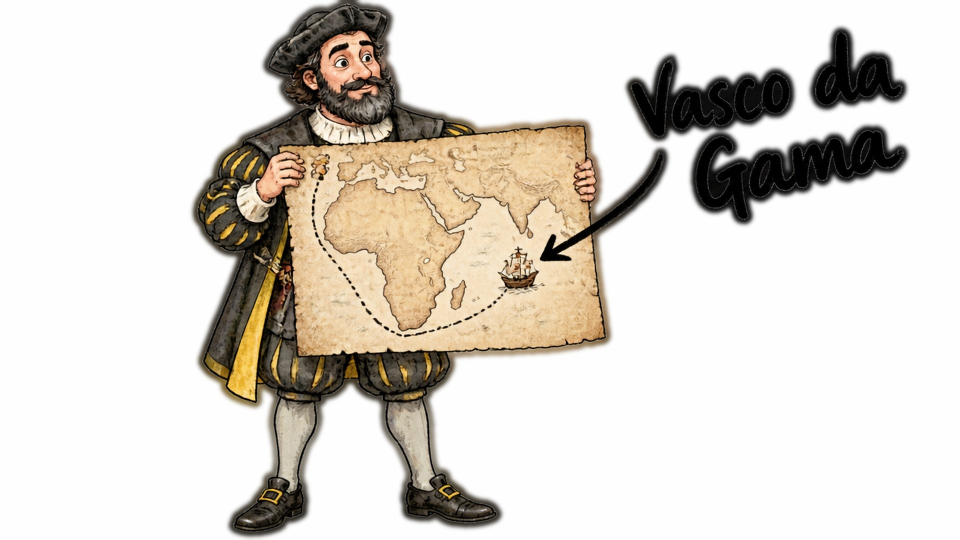
#> input picture channel/diseases/scurvy_ketchup/old_f/c05.jpg, 1920 x 1080 px, given in place of b17.png, which was not available (shown at 1/2 size)
$ python fix_composite.py
#> lines starting #> are read from the running program, lines starting #| are printed output that depends on the picture
"""Final-QA fix: frames regenerated on dark backgrounds -> background removed (Higgsfield remover, raw_rb/),
placed on white; handwritten notes copied from the earlier approved frames (solid black pixels only, no glow)."""
import numpy as np
from PIL import Image
def harden(im):                                    # drop the remover's soft dark fringe: hard alpha, pulled in by 2 px
    import cv2
    a = np.asarray(im.getchannel('A')).astype(np.float32)
    a = np.clip((a - 150) / 60, 0, 1); a = cv2.erode(a, np.ones((5, 5), np.uint8)); a = cv2.GaussianBlur(a, (0, 0), .8)
    im.putalpha(Image.fromarray((a * 255).astype(np.uint8))); return im
def cut(i, dx=0, dy=0, scale=1.0):
    im = harden(Image.open(f'raw_rb/{i}.png').convert('RGBA').resize((1920, 1080), Image.LANCZOS))
    if scale != 1.0:
        w, h = int(1920 * scale), int(1080 * scale); im = im.resize((w, h), Image.LANCZOS)
    W = Image.new('RGBA', (1920, 1080), (255, 255, 255, 255)); W.alpha_composite(im, (int((1920 - im.width) / 2 + dx), int((1080 - im.height) / 2 + dy)))
    return W
def center(i, tx=960):
#> called with i = 'b17', tx = 960
    im = Image.open(f'raw_rb/{i}.png').convert('RGBA').resize((1920, 1080), Image.LANCZOS)
    x0, y0, x1, y1 = im.getchannel('A').point(lambda a: 255 if a > 20 else 0).getbbox()
#> x0 = 0; y0 = 0; x1 = 1920; y1 = 1080
    return cut(i, tx - (x0 + x1) / 2, 540 - (y0 + y1) / 2)
#> in harden, `a = np.asarray(im.getchannel('A')).astype(np.float32)`: a: shape (1080, 1920) float32; every value is 255
#> in harden, `a = np.clip((a - 150) / 60, 0, 1)`: a: shape (1080, 1920) float32; every value is 1
#> in cut, `W = Image.new('RGBA', (1920, 1080), (255, 255, 255, 255))`: W: PIL image 1920x1080 RGBA; every value is 255
def note(W, src, boxes, dx, dy, thr, s=1.0):
    g = np.asarray(Image.open(f'old_f/{src}' + ('' if '.' in src else '.jpg')).convert('L').resize((1920, 1080))).astype(np.float32)
    a = np.clip((thr + 40 - g) / 40, 0, 1)          # solid black ink only
    if thr < 0:                                     # ink on a dark gradient: strokes much darker than their surroundings
        import cv2; bg = cv2.dilate(g, np.ones((41, 41), np.uint8)); a = np.clip((bg - g - 70) / 40, 0, 1) * (g < 90)
    m = np.zeros_like(a)
    for x0, y0, x1, y1 in boxes: m[y0:y1, x0:x1] = a[y0:y1, x0:x1]
    ys, xs = np.nonzero(m); X0, Y0, X1, Y1 = xs.min(), ys.min(), xs.max() + 1, ys.max() + 1
    L = Image.fromarray((m[Y0:Y1, X0:X1] * 255).astype(np.uint8))
    if s != 1.0: L = L.resize((int(L.width * s), int(L.height * s)), Image.LANCZOS)
    ink = Image.new('RGBA', L.size, (20, 20, 20, 255)); ink.putalpha(L)
    W.alpha_composite(ink, (int(X0 + dx), int(Y0 + dy)))
    return W
out = {}
out['b17'] = center('b17')
out['e06'] = center('e06')
#> call 2 of center, with i = 'e06', tx = 960
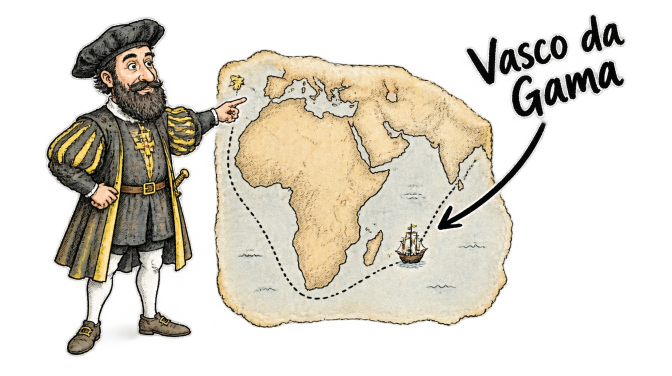
#> input picture channel/diseases/scurvy_ketchup/old_f/c05_own.png, 1344 x 752 px, given in place of e06.png, which was not available (shown at 1/2 size)
#> in center (call 2), `x0, y0, x1, y1 = im.getchannel('A').point(lambda a: 255 if a > 20 else..`: x0 = 128; y0 = 38; x1 = 1790; y1 = 1025
#> in harden (call 2), `a = cv2.erode(a, np.ones((5, 5), np.uint8))`:
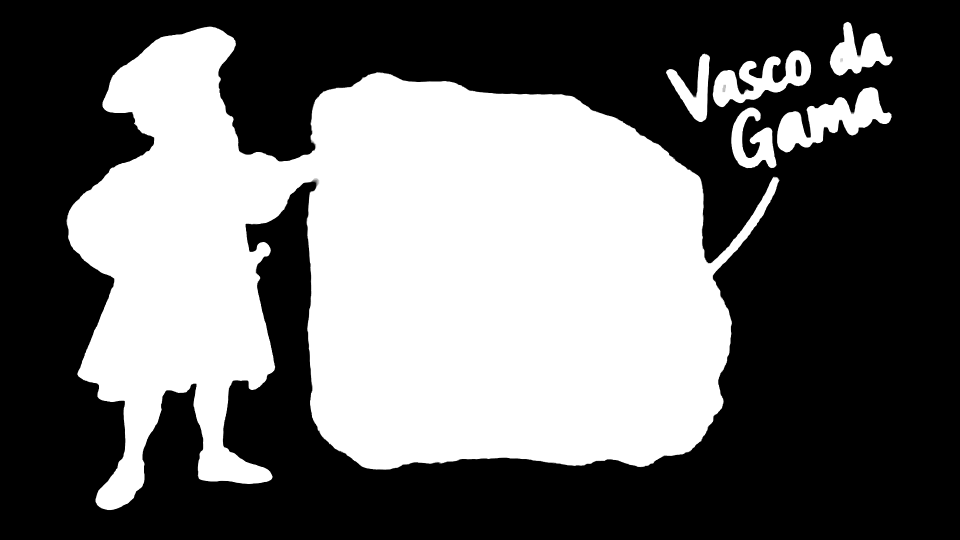
#> a: shape (1080, 1920) float32 (shown at 1/2 size); min 0, max 1, mean 0.416
def place(W, src, box):                            # a clean caption on white, scaled into box (x0, y0, x1, y1)
#> called with src = 'old_f/vasco1.png', box = (1290, 50, 1790, 320)
    g = np.asarray(Image.open(src).convert('L')).astype(np.float32); a = np.clip((150 - g) / 60, 0, 1)
#> after `g = np.asarray(Image.open(src).convert('L')).astype(np.float32)`:
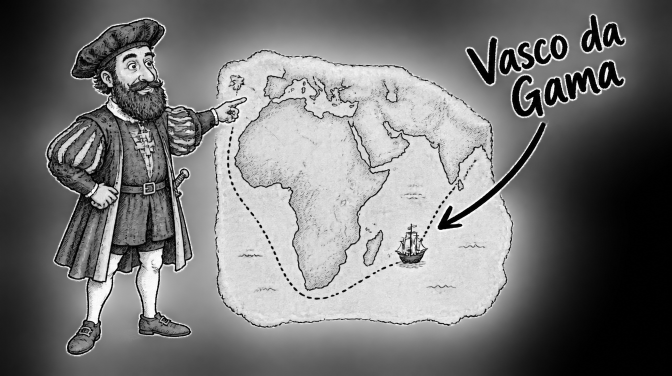
#> g: shape (752, 1344) float32 (shown at 1/2 size); min 0, max 255, mean 116.2
#> after `a = np.clip((150 - g) / 60, 0, 1)`:
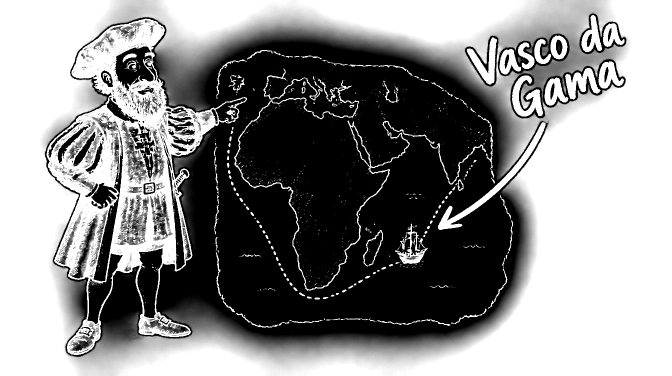
#> a: shape (752, 1344) float32 (shown at 1/2 size); min 0, max 1, mean 0.549
    ys, xs = np.nonzero(a > .05); L = Image.fromarray((a[ys.min():ys.max() + 1, xs.min():xs.max() + 1] * 255).astype(np.uint8))
    x0, y0, x1, y1 = box; s = min((x1 - x0) / L.width, (y1 - y0) / L.height); L = L.resize((int(L.width * s), int(L.height * s)), Image.LANCZOS)
#> after `x0, y0, x1, y1 = box`: x0 = 1290; y0 = 50; x1 = 1790; y1 = 320
#> after `s = min((x1 - x0) / L.width, (y1 - y0) / L.height)`: s = 0.359
#> after `L = L.resize((int(L.width * s), int(L.height * s)), Image.LANCZOS)`:
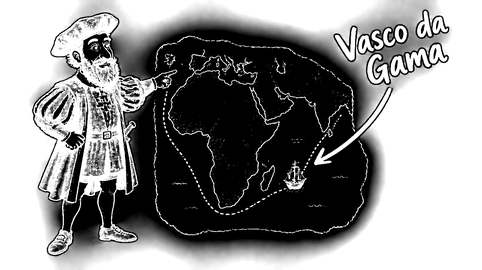
#> L: PIL image 482x270 L; min 0, max 255, mean 140.4
    ink = Image.new('RGBA', L.size, (20, 20, 20, 255)); ink.putalpha(L); W.alpha_composite(ink, (int((x0 + x1 - L.width) / 2), int(y1 - L.height))); return W
#> after `ink.putalpha(L)`:
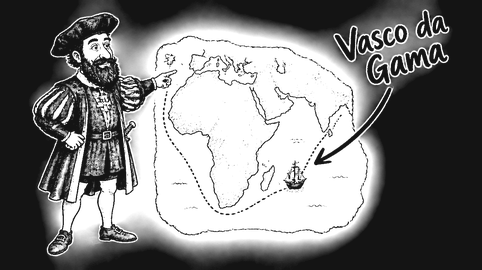
#> ink: PIL image 482x270 RGBA; mean R, G, B, A 20, 20, 20, 140.4; transparent parts drawn white
#> after `W.alpha_composite(ink, (int((x0 + x1 - L.width) / 2), int(y1 - L.heigh`:
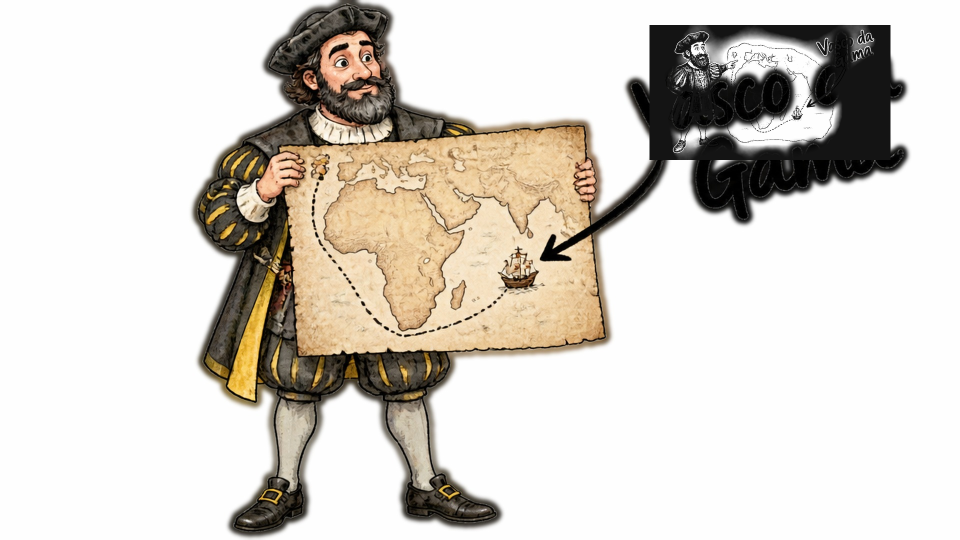
#> W: PIL image 1920x1080 RGBA (shown at 1/2 size); mean R, G, B, A 216, 210.7, 203.2, 255
out['c05'] = place(cut('c05'), 'old_f/vasco1.png', (1290, 50, 1790, 320))   # caption generated separately on white
out['f02'] = note(cut('f02'), 'f02', [(40, 40, 520, 320)], 0, 0, 0)    # solid ink core only, no halo
#> (the run stopped early here; a loop or call above may not have finished)
